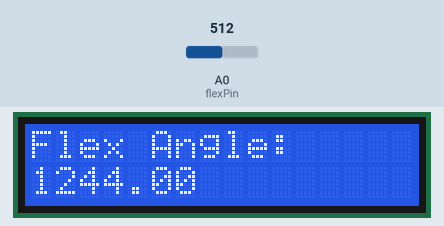
The sketch below on a simulated Arduino Uno, built with avr-gcc and run on an emulated ATmega328P. Shown: 16×2 character LCD. The test bench sets the inputs (shaded band); at power-on: A0 (flexPin) = 512. What the sketch prints to the serial monitor is not drawn.

Above: at 1.2 s.
1.3 s: A0 (flexPin) set to 0
At 2.5 s:
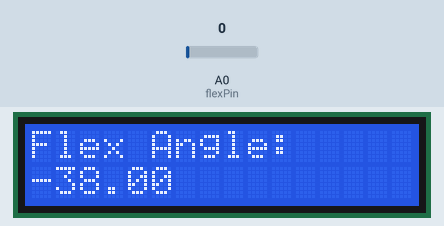
3.0 s: A0 (flexPin) set to 122
At 4.3 s:
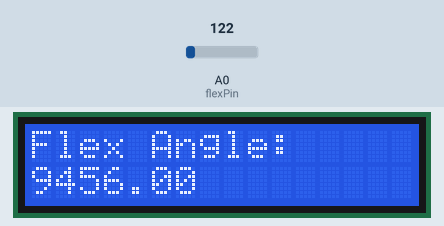
4.6 s: A0 (flexPin) set to 550
At 5.6 s:
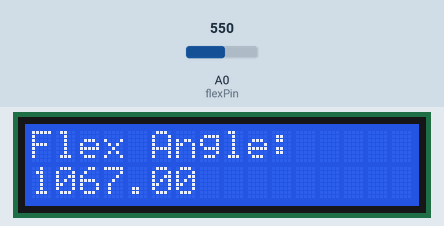
6.1 s: A0 (flexPin) set to 577
At 6.5 s:
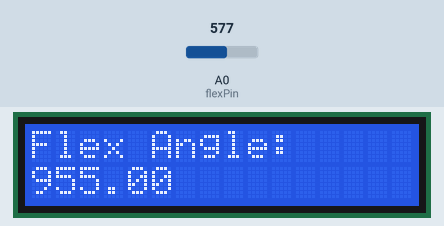
Timing chart, 0 to 8.6 s (numbered marks = the images above; inputs shaded):
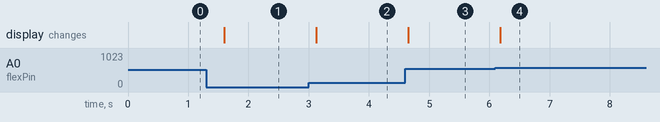

Measured:
- after the input at 1.3 s, the display: changes after 0.30 s (image 1)
- after the input at 3.0 s, the display: changes after 0.12 s (image 2)
- after the input at 4.6 s, the display: changes after 0.05 s (image 3)
- after the input at 6.1 s, the display: changes after 0.08 s (image 4)

The sketch:

Angle16x2LCDFlexSensor.ino
```cpp
#include <LiquidCrystal.h>

const int flexPin = A0;  // Analog pin connected to the flex sensor
const int resistorValue = 10000;  // Resistor value in ohms

LiquidCrystal lcd(12, 11, 5, 4, 3, 2);  // Pins for RS, E, D4, D5, D6, D7

void setup() {
  Serial.begin(9600);  // Initialize serial communication
  lcd.begin(16, 2);    // Initialize the LCD with 16 columns and 2 rows
}

void loop() {
  int flexValue = analogRead(flexPin);  // Read the analog value from the flex sensor

  // Calculate the voltage
  float voltage = flexValue * (5.0 / 1023.0);

  // Calculate the resistance of the flex sensor using the voltage divider formula
  float flexResistance = (5.0 * resistorValue) / voltage - resistorValue;

  // Map the resistance to an angle (adjust the values based on your sensor and requirements)
  float angle = map(flexResistance, 300, 1000, 0, 90);

  // Print the results to the serial monitor
  Serial.print("Flex Value: ");
  Serial.print(flexValue);
  Serial.print(", Voltage: ");
  Serial.print(voltage);
  Serial.print(", Resistance: ");
  Serial.print(flexResistance);
  Serial.print(", Angle: ");
  Serial.println(angle);

  // Display angle on the LCD
  lcd.clear();
  lcd.setCursor(0, 0);
  lcd.print("Flex Angle:");
  lcd.setCursor(0, 1);
  lcd.print(angle);

  delay(500);  // Add a delay for stability
}
```
